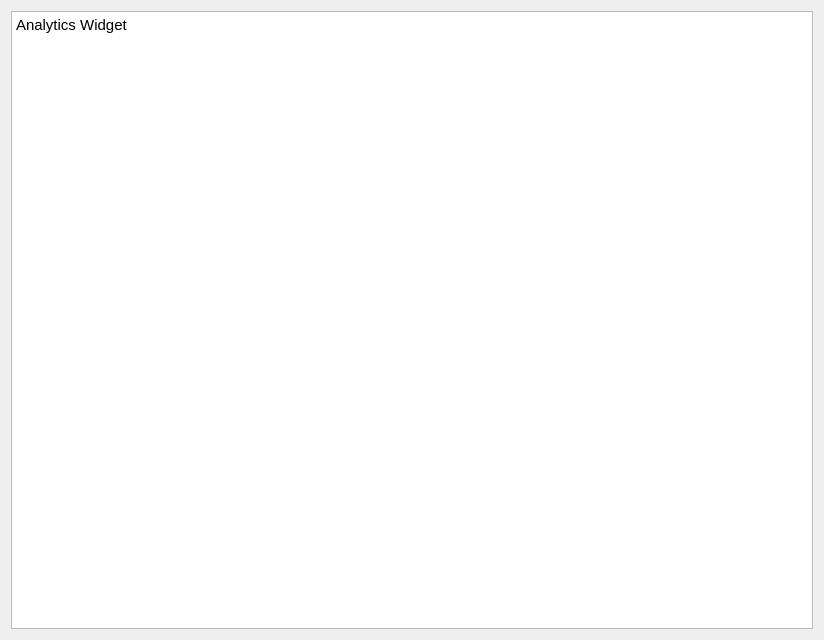
<?xml version="1.0" encoding="UTF-8"?>
<ui version="4.0">
 <class>AnalyticsWidget</class>
 <widget class="QWidget" name="AnalyticsWidget">
  <property name="geometry">
   <rect>
    <x>0</x>
    <y>0</y>
    <width>824</width>
    <height>640</height>
   </rect>
  </property>
  <property name="sizePolicy">
   <sizepolicy hsizetype="Expanding" vsizetype="Expanding">
    <horstretch>0</horstretch>
    <verstretch>0</verstretch>
   </sizepolicy>
  </property>
  <property name="windowTitle">
   <string>Form</string>
  </property>
  <layout class="QVBoxLayout" name="verticalLayout">
   <item>
    <widget class="QTextBrowser" name="textBrowser">
     <property name="html">
      <string>&lt;!DOCTYPE HTML PUBLIC &quot;-//W3C//DTD HTML 4.0//EN&quot; &quot;http://www.w3.org/TR/REC-html40/strict.dtd&quot;&gt;
&lt;html&gt;&lt;head&gt;&lt;meta name=&quot;qrichtext&quot; content=&quot;1&quot; /&gt;&lt;meta charset=&quot;utf-8&quot; /&gt;&lt;style type=&quot;text/css&quot;&gt;
p, li { white-space: pre-wrap; }
hr { height: 1px; border-width: 0; }
li.unchecked::marker { content: &quot;\2610&quot;; }
li.checked::marker { content: &quot;\2612&quot;; }
&lt;/style&gt;&lt;/head&gt;&lt;body style=&quot; font-family:'Adwaita Sans'; font-size:11pt; font-weight:400; font-style:normal;&quot;&gt;
&lt;p style=&quot; margin-top:0px; margin-bottom:0px; margin-left:0px; margin-right:0px; -qt-block-indent:0; text-indent:0px;&quot;&gt;Analytics Widget&lt;/p&gt;&lt;/body&gt;&lt;/html&gt;</string>
     </property>
    </widget>
   </item>
  </layout>
 </widget>
 <resources/>
 <connections/>
</ui>
